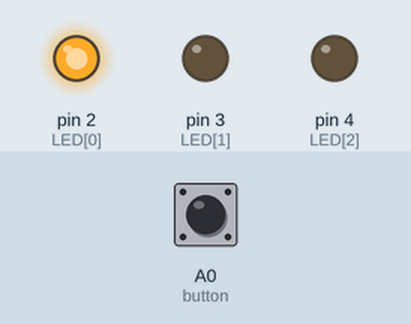
Simulated run of this sketch. Board: Arduino Uno, built with avr-gcc and run on an emulated ATmega328P. On the bench: output pins drawn as LEDs (lit = HIGH). The inputs (shaded band) are chosen by the test bench; at power-on: A0 (button) LOW.

Above: at 0.45 s.
At 1.05 s:
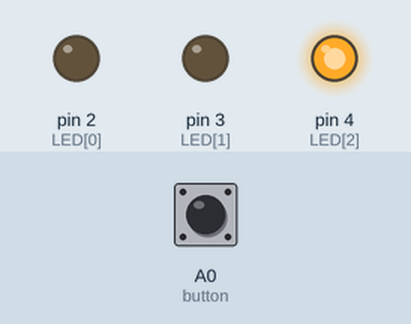
1.3 s: A0 (button) pulled HIGH for 0.15 s
Timing chart, 0 to 4.3 s (numbered marks = the images above; inputs shaded):
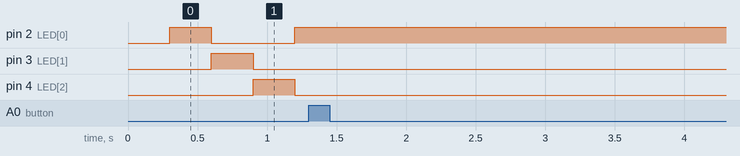

Measured:
- after the input at 1.3 s, pin 2 (LED[0]): stops changing and stays HIGH; pin 3 (LED[1]), pin 4 (LED[2]): stops changing and stays LOW

The sketch:

rlama005_lab4_part2.ino
```cpp
// C++ code
//
enum States{Start, GAME_ON, GAME_OVER, RESET}state;

const int LED[] = {2,3,4};
int button = A0;
int ticks = 0;
byte counter = 1;

void Tick(){
  switch(state){
    case Start:

      state = GAME_ON;
      break;
////////////GAME ON/////////////////
    case GAME_ON:
  ////////////////LIGHT SHOW HERE/////////
    if(ticks%3 == 0){
      for(int i = 0; i < 3; i++){
          if(counter == 3){
            counter = 4;
          }
          else if(counter == 5){
          counter = 1;
           i = 0;
          }
        digitalWrite(LED[i], bitRead(counter, i));

        }

      counter++;
      }

      if(digitalRead(button) == HIGH){
              state = GAME_OVER;
      }


    break;
////////////////GAME OVER///////////////////
    case GAME_OVER:
    if(digitalRead(button) == HIGH){
      state = GAME_OVER;
    }
    else{
        counter = 1;
      state = RESET;
    }
    break;
////////////////RESET///////////////////
    case RESET:
    if(digitalRead(button) == HIGH){

        state = GAME_ON;
    }
    else{
      state = RESET;
    }
  }
}


void setup(){

   for(int i=0; i<3; i++){
      pinMode(LED[i], OUTPUT);
   }
}

void loop(){

  state = Start;


  while(1){
    ticks++;
    delay(100);
    Tick();

  }
}
```
